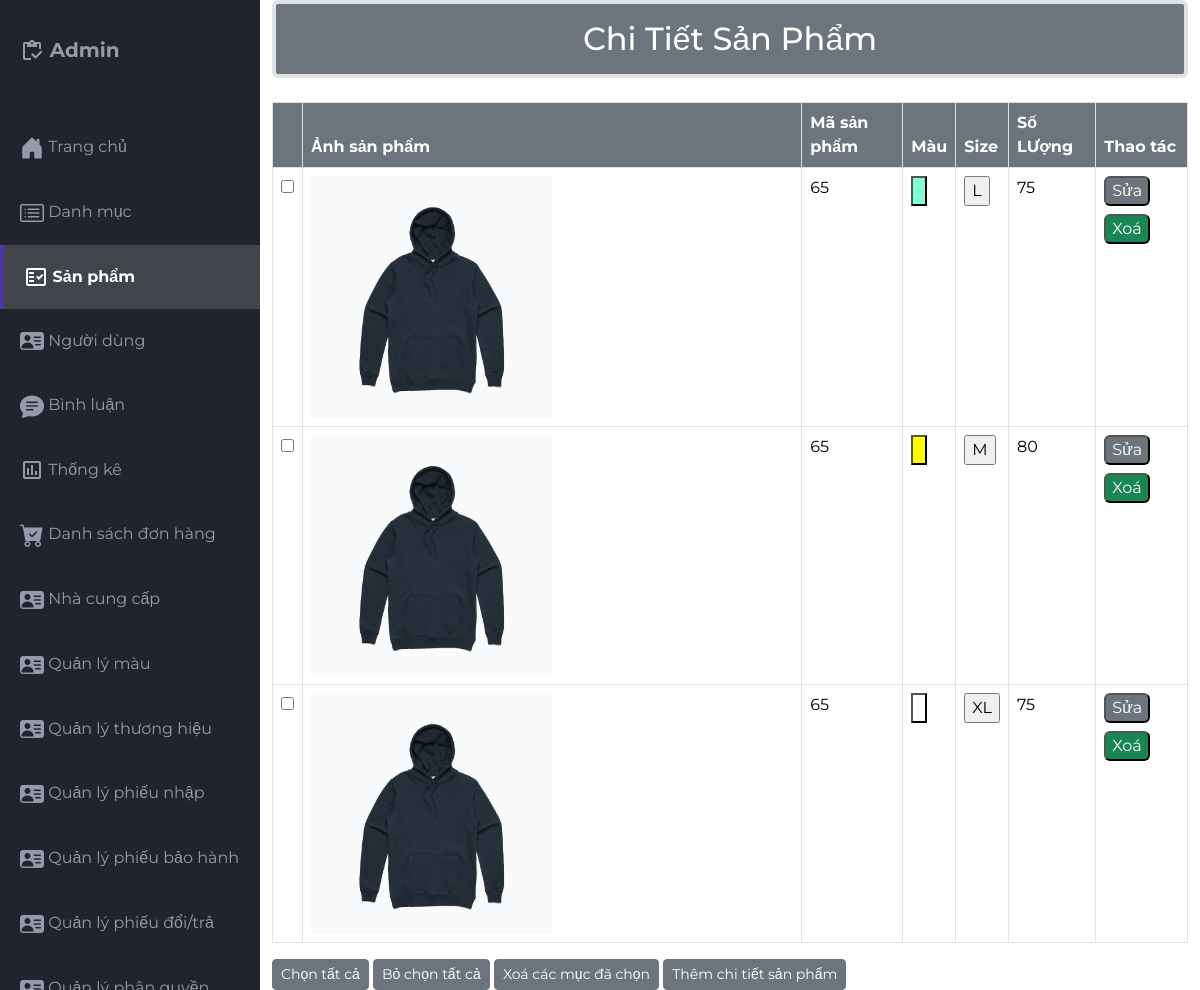
/src/Admin/indexadmin.php?act=chitietadmin&pro_id=65 (signed in), run on the app's committed database.
### tables this page shows
CREATE TABLE `pro_chitiet` (
  `ctiet_pro_id` int(10) NOT NULL COMMENT 'Id chi tiết sản phẩm',
  `pro_id` int(10) NOT NULL COMMENT 'ID sản phẩm',
  `color_id` int(10) NOT NULL COMMENT 'ID màu',
  `size_id` int(10) NOT NULL COMMENT 'ID size',
  `soluong` int(10) NOT NULL COMMENT 'Số Lượng'
);

CREATE TABLE `products` (
  `pro_id` int(10) NOT NULL,
  `pro_name` varchar(255) NOT NULL,
  `pro_img` varchar(255) NOT NULL,
  `pro_price` float NOT NULL,
  `pro_desc` text NOT NULL,
  `pro_brand` varchar(55) NOT NULL,
  `pro_stock` int(11) NOT NULL,
  `cate_id` int(10) NOT NULL,
  `ncc_id` int(10) NOT NULL DEFAULT 1 COMMENT 'ID nhà cung cấp',
  `trangthai` int(1) NOT NULL,
  `pro_viewer` int(11) NOT NULL
);

CREATE TABLE `size` (
  `size_id` int(10) NOT NULL COMMENT 'ID size',
  `size_name` varchar(50) NOT NULL COMMENT 'Tên size'
);

### src/app/model/connectdb.php (called while the page is built, shortened)
<?php
function get_connect()
{
    try {
        $conn = new PDO("mysql:host=localhost;dbname=da1;charset=utf8", "root", "");
        $conn->setAttribute(PDO::ATTR_ERRMODE, PDO::ERRMODE_EXCEPTION);
        return $conn;
    } catch (Exception $e) {
        echo 'Kết nối thất bại: ' . $e->getMessage();
        return null;
    }
}
function pdo_queryall($sql)
{
    $thamso = array_slice(func_get_args(), 1);
    $conn = get_connect();
    try {
        $exe = $conn->prepare($sql);
        $exe->execute($thamso);
        return $exe->fetchAll(PDO::FETCH_ASSOC);
    } catch (Exception $e) {
        echo 'Thao tác thất bại: ' . $e->getMessage();
    } finally {
        unset($conn);
    }
}
function pdo_query_one($sql)
{
    $thamso = array_slice(func_get_args(), 1);
    $conn = get_connect();
    try {
        $exe = $conn->prepare($sql);
        $exe->execute($thamso);
        return $exe->fetch(PDO::FETCH_ASSOC);
    } catch (Exception $e) {
        echo 'Thao tác thất bại: ' . $e->getMessage();
    } finally {
        unset($conn);
    }
}

### src/app/model/product.php (called while the page is built, shortened)
<?php
function queryonepro($id)
{
    $sql = "select * from products where pro_id = $id";
    $result = pdo_query_one($sql);
    return $result;
}
function chitietadmin($id)
{
    $sql = "select * from pro_chitiet where pro_id = $id";
    $result = pdo_queryall($sql);
    return $result;
}

### src/app/model/color.php (called while the page is built, shortened)
<?php
    function query_onecolor($id){
        $sql = "select * from color where color_id = $id";
        $result = pdo_query_one($sql);
        return $result;
    }
?>

### src/app/model/size.php (called while the page is built, shortened)
<?php
    function query_onesize($id){
        $sql = "select * from size where size_id = $id";
        $result = pdo_query_one($sql);
        return $result;
    }
?>

### src/Admin/sanpham/chitietproadmin.php (the view)
<div class="container">
  <h2 class="border border-4 mb-4 text-bg-secondary p-3 text-center rounded">Chi Tiết Sản Phẩm</h2>
  <div class="table-responsive">
    <table class="table table-bordered">
      <thead>
        <tr>
          <Th class="text-bg-secondary"></Th>
          <th class="text-bg-secondary">Ảnh sản phẩm</th>
          <th class="text-bg-secondary">Mã sản phẩm</th>
          <th class="text-bg-secondary">Màu</th>
          <Th class="text-bg-secondary">Size</Th>
          <Th class="text-bg-secondary">Số LƯợng</Th>
          <Th class="text-bg-secondary">Thao tác</Th>
        </tr>
      </thead>
      <?php
        if(isset($_GET['pro_id'])){
            $pro_id = $_GET['pro_id'];
             $pro_chitiet = chitietadmin($pro_id);
             foreach ($pro_chitiet as $pro){
                extract($pro);
                $products =  queryonepro($pro_id);
                $color = query_onecolor($color_id);
                $size = query_onesize($size_id);
      ?>
      <tbody>
        <tr>
          <td><input type="checkbox" name="checkbox" id=""></td>
          <td><img src="./sanpham/img/<?php echo $products['pro_img']?>" class="w-50 mg-thumbnail h-50" alt=""></td>
          <td><?php echo $pro_id?></td>
          <td> <input type="button" style="background-color: <?= $color['color_ma']?>;"  class=""> </td>
          <td><div class=""><input type="button" class=""   value="<?php echo $size['size_name']?>"></td>
          <td><?php echo $soluong?></td>
          <td>
            <a href="indexadmin.php?act=suaprochitiet&prochitiet_idsua=<?php echo $ctiet_pro_id?>&pro_id=<?=$pro_id?>" class="mb-2"><input class="mb-2  text-bg-secondary rounded" type="button" name="" value="Sửa" id=""></a>
            <a href="indexadmin.php?act=delprochitiet&prochitiet_idxoa=<?php echo $ctiet_pro_id?>&pro_id=<?=$pro_id?>"><input type="button" name="" class="mb-2 text-bg-success rounded" value="Xoá" id=""></a>
          </td>
        </tr>
      </tbody>
      <?php
             }
            }
      ?>
    </table>
  </div>
  <div class="">
    <button type="button" class="btn btn-secondary btn-sm ">Chọn tất cả</button>
    <button type="button" class="btn btn-secondary btn-sm">Bỏ chọn tất cả</button>
    <button type="button" class="btn btn-secondary btn-sm">Xoá các mục đã chọn</button>
    <a href="indexadmin.php?act=thempro_chitiet&prochitietid=<?=$pro_id?>">
      <button type="button" class="btn btn-secondary btn-sm">Thêm chi tiết sản phẩm</button>
    </a>
  </div>
</div>

### src/Admin/css/styles.css (style rules this page uses)
body { margin: 0; padding: 0; box-sizing: border-box; background-color: #e6e8ed; color: #666666; font-family: "Montserrat", sans-serif; }

### data on the page
pro_chitiet: pro.pro_img (picture), pro "65", size.size_name "L", soluong "75"
pro_chitiet: pro.pro_img (picture), pro "65", size.size_name "M", soluong "80"
pro_chitiet: pro.pro_img (picture), pro "65", size.size_name "XL", soluong "75"
